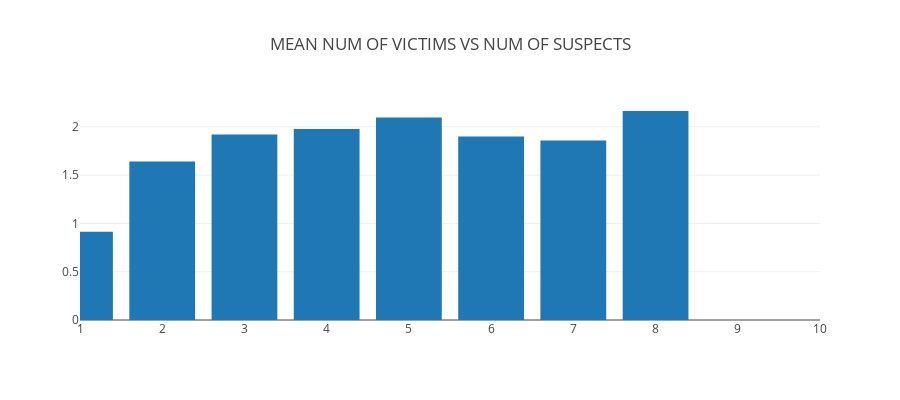
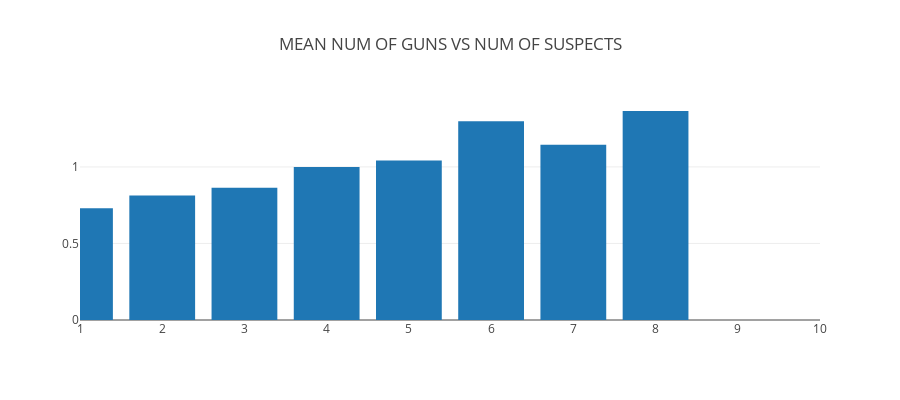

Notebook code for these charts, in order:
### Code cell
# Visualize how num of victims and num of guns varies with num of suspects

p_type = df["participant_type"].str.replace("[::0-9|,]","").str.upper()
guns = df['n_guns_involved'][p_type.notnull()]
p_type = p_type[p_type.notnull()]
p_type = pd.DataFrame(p_type)
victims  = p_type["participant_type"].str.count("VICTIM")
suspects = p_type["participant_type"].str.count("SUBJECT-SUSPECT")

x,y1=helper.get_mean_vs_data(guns,suspects,9)
x,y2=helper.get_mean_vs_data(victims,suspects,9)

temp=dict(zip([str(i) for i in x],y1))
helper.plot_histogram(temp,dict(range=[1,10]),'Mean num of victims vs num of suspects')

temp=dict(zip([str(i) for i in x],y2))
helper.plot_histogram(temp,dict(range=[1,10]),'Mean num of guns vs num of suspects')

### Figure 1 — Plotly figure (JSON) as saved in the notebook; plotly's stock layout.template omitted (floating-point values rounded to 4 significant figures)
{"data": [{"type": "bar", "uid": "74d03a7d-82ec-41a1-a846-221b75db44df", "x": ["1", "2", "3", "4", "5", "6", "7", "8"], "y": [0.9143, 1.642, 1.92, 1.978, 2.098, 1.9, 1.857, 2.164]}], "layout": {"height": 400, "legend": {"orientation": "h"}, "title": "MEAN NUM OF VICTIMS VS NUM OF SUSPECTS", "xaxis": {"range": [1, 10]}}}

### Figure 2 — Plotly figure (JSON) as saved in the notebook; plotly's stock layout.template omitted (floating-point values rounded to 4 significant figures)
{"data": [{"type": "bar", "uid": "1a8c62f1-1cb4-4cbb-aa5b-c96df0500c4c", "x": ["1", "2", "3", "4", "5", "6", "7", "8"], "y": [0.7296, 0.8134, 0.8634, 1, 1.042, 1.298, 1.144, 1.365]}], "layout": {"height": 400, "legend": {"orientation": "h"}, "title": "MEAN NUM OF GUNS VS NUM OF SUSPECTS", "xaxis": {"range": [1, 10]}}}
